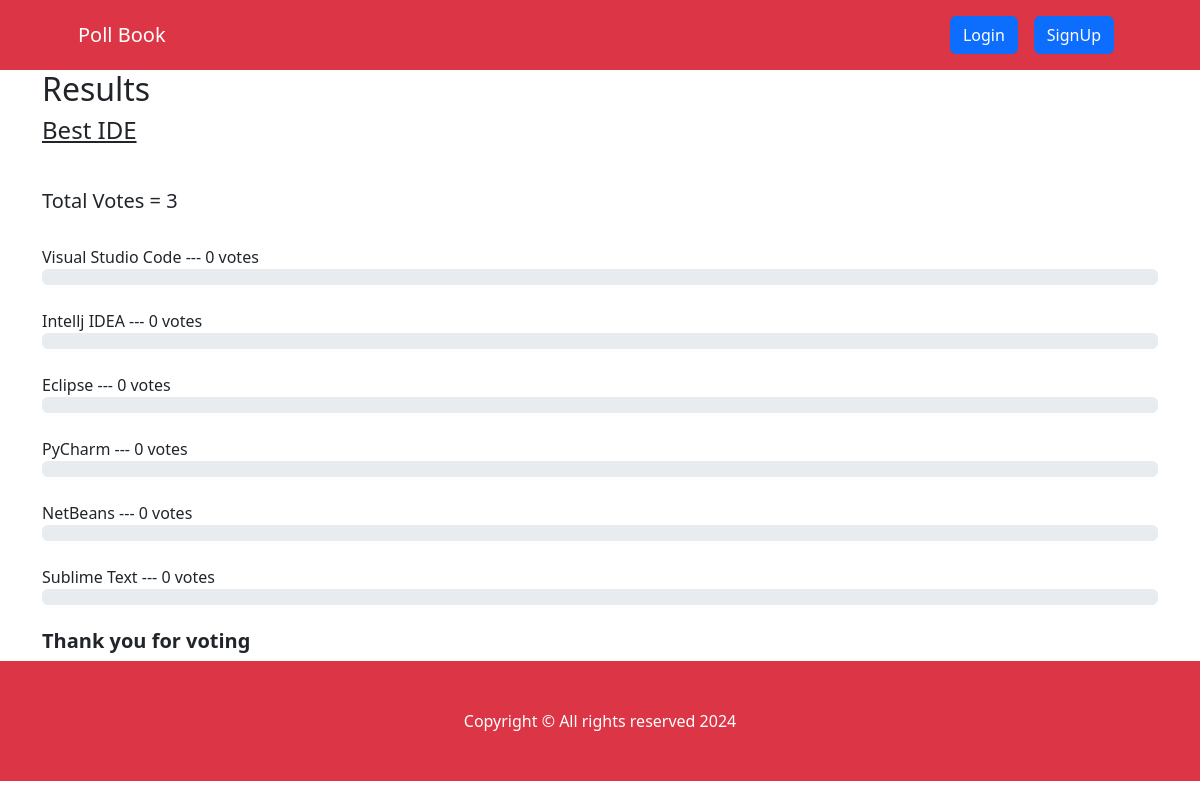
The page /result/ide on the database its author committed.
### pollapp/models.py (models this page shows, shortened)
class Category(models.Model):
    title = models.CharField(max_length=200)
    slug = models.SlugField(blank=True, null=True)
    description = models.TextField(blank=True, null=True)
    total_vote = models.IntegerField(default=0)
    voters = models.ManyToManyField(User, blank=True)

class CategoryItem(models.Model):
    title = models.CharField(max_length=200)
    total_vote = models.IntegerField(default=0)
    category = models.ForeignKey(Category, on_delete=models.CASCADE, related_name="items")
    voters = models.ManyToManyField(User, blank=True)
    @property
    def percentage_vote(self):
        category_votes = self.category.total_vote
        item_votes = self.total_vote
        if category_votes == 0:
            vote_in_percentage = 0
        else:
            vote_in_percentage = (item_votes/category_votes) * 100
        return vote_in_percentage

### pollapp/views.py (the view)
def result(request, slug):
    category = Category.objects.get(slug=slug)
    items = CategoryItem.objects.filter(category=category)
    context = {"category": category, "items": items}
    return render(request, "result.html", context)

### pollapp/templatetags/custom_filters.py (called while the page is built)
@register.filter(name="has_voted")
def has_voted(user, voters):
    return any(user.id== voter.id for voter in voters)

### pollapp/templates/result.html (shortened to what this page needs)
{% extends 'base.html' %}
{% block content %}
{% load humanize %}
{% load custom_filters %}
<div class="container result-container">
    <div class="sub-container">
      <h2>Results</h2>
      <h4>{{category.title}}</h4>
      <br>
      <h5>Total Votes = {{category.total_vote}}</h5>
      <br />
      {% for item in items  %}
      {% if request.user|has_voted:item.voters.all %}
      <small>{{item.title}}</strong> --- {{item.total_vote}} vote{{item.total_vote | pluralize:",s"}} ---  <strong>[voted]</strong> </small>
      <div class="progressContainer">
        <div class="progress">
          <div
            class="progress-bar"
            role="progressbar"
            aria-label="Example with label"
            style="width:{{item.percentage_vote | floatformat:2}}%;"
            aria-valuenow="25"
            aria-valuemin="0"
            aria-valuemax="100"
          >
          {{item.percentage_vote | floatformat:2}}%
          </div>
        </div>
      </div>
      <br>
      {% else %}
      <small>{{item.title}}</strong> --- {{item.total_vote}} vote{{item.total_vote | pluralize:",s"}} </small>
      <div class="progressContainer">
        <div class="progress">
        </div>
      </div>
      <br>
      {% endif %}
      {% endfor %}
      <h5 style="font-weight: bold">Thank you for voting</h5>
    </div>
  </div>
{% endblock content %}

### pollapp/static/css/style.css (style rules this page uses)
* { box-sizing: border-box; }
.result-container { display: flex; align-items: center; justify-content: center; }
.sub-container { width: inherit }
.result-container h4 { text-decoration: underline; margin-bottom: 20px; }
.result-container small { font-size: 16px; font-weight: 500; }

### rows shown on the page
Category: title "Best IDE", total_vote "3"
CategoryItem: title "Visual Studio Code", total_vote "0", total_vote|pluralize "s"
CategoryItem: title "Intellj IDEA", total_vote "0", total_vote|pluralize "s"
CategoryItem: title "Eclipse", total_vote "0", total_vote|pluralize "s"
CategoryItem: title "PyCharm", total_vote "0", total_vote|pluralize "s"
CategoryItem: title "NetBeans", total_vote "0", total_vote|pluralize "s"
CategoryItem: title "Sublime Text", total_vote "0", total_vote|pluralize "s"
